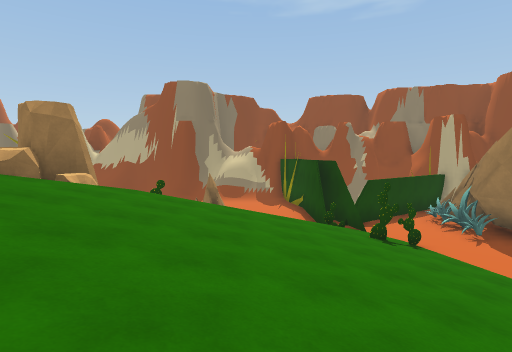
view 1 (above)

24 first-person views from a walk through a Unity game level. The camera is 1.5 m above the floor, tilts 4° down and sees 80° across. The floor is counted in squares, 2 m on a side. Each view is taken from the middle of a square. On the plan, view 1 faces up. The plan holds only what a view shows up to about 10 squares ahead; the rest is blank. The place goes on beyond the plan. The player is left out. Some animated figures are left out.

view 2
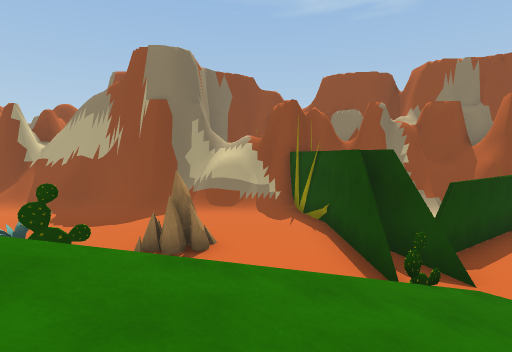

view 3
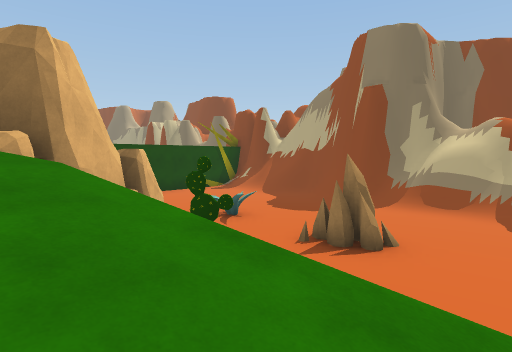

view 4
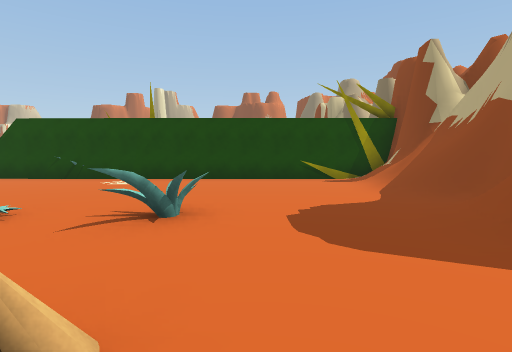

view 5
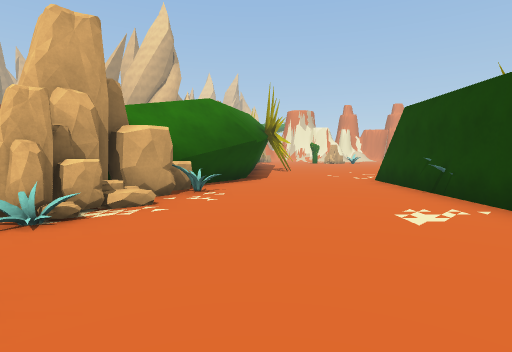

view 6
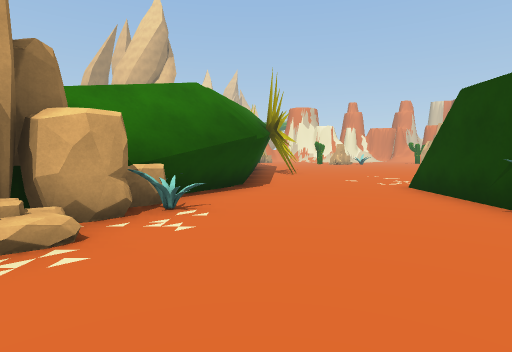

view 7
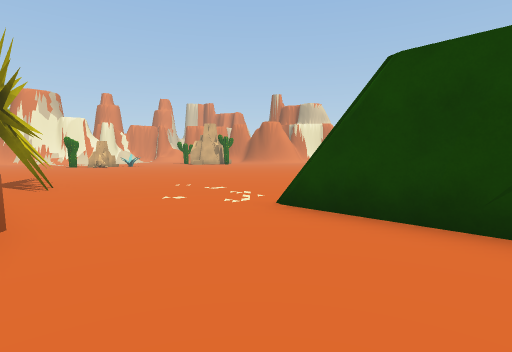

view 8
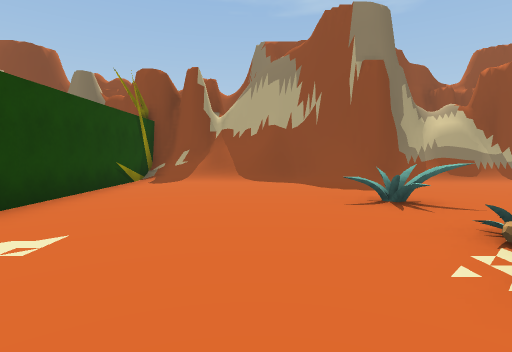

view 9
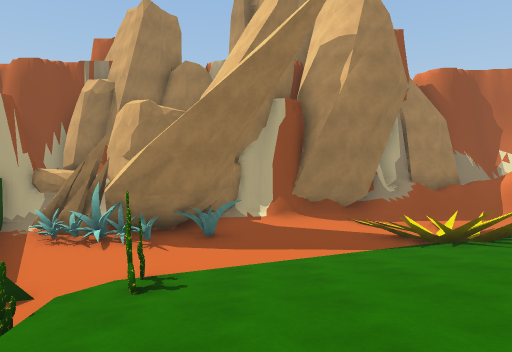

view 10
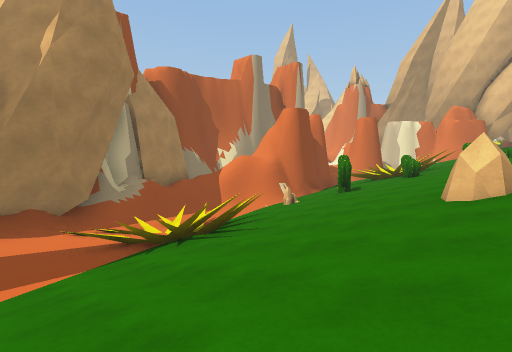

view 11
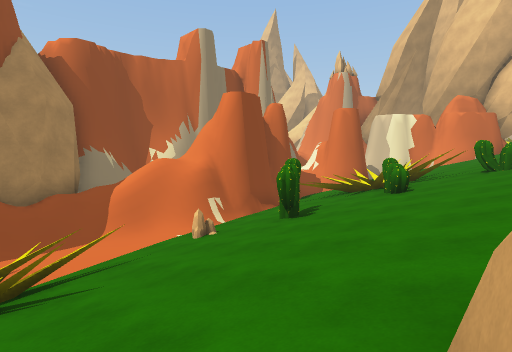

view 12
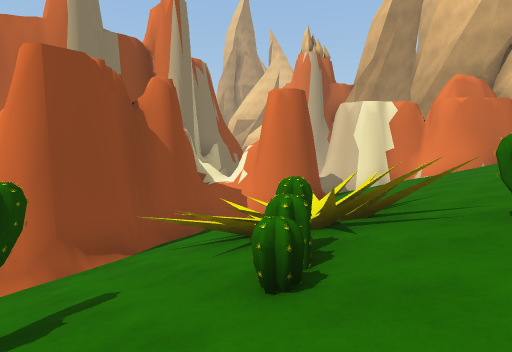

view 13
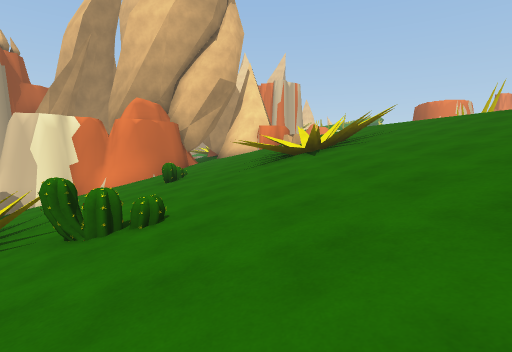

view 14
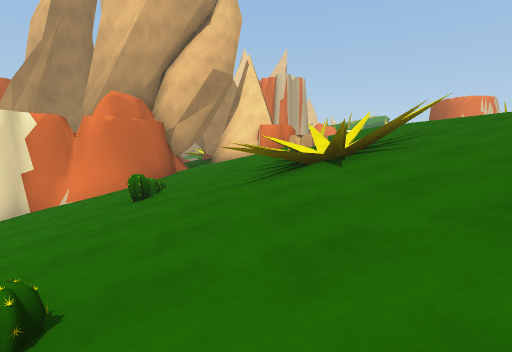

view 15
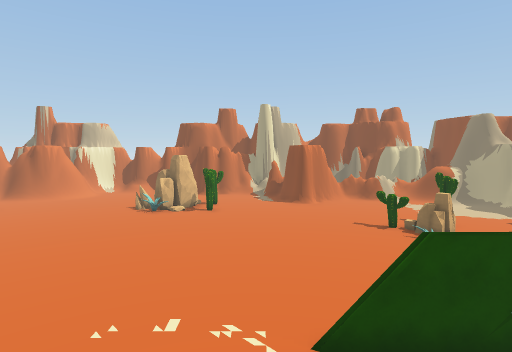

view 16
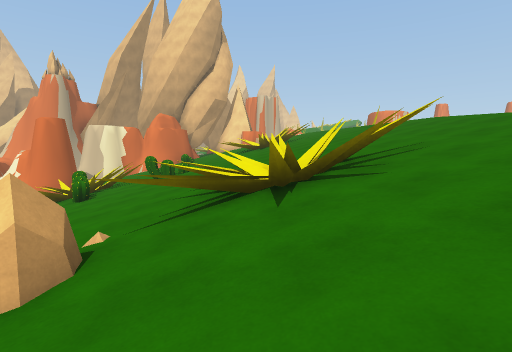

view 17
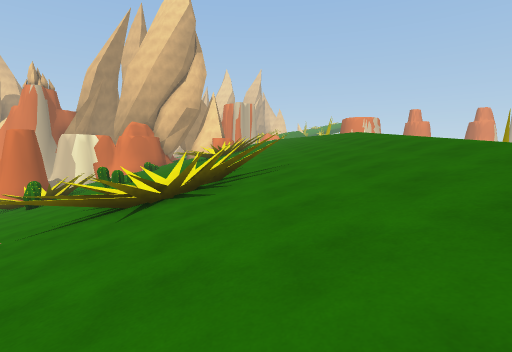

view 18
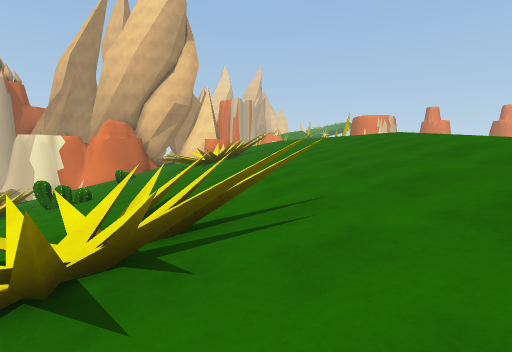

view 19
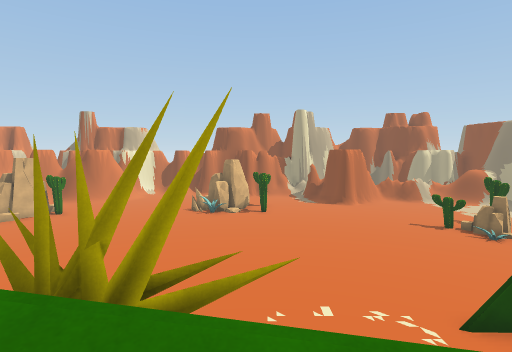

view 20
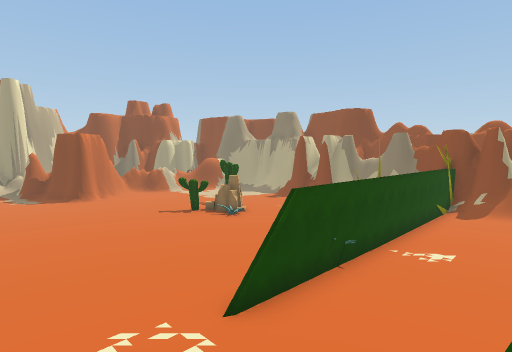

view 21
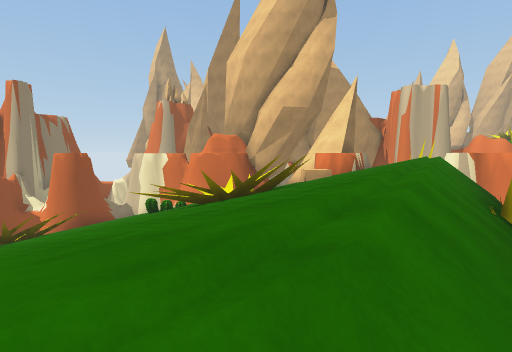

view 22
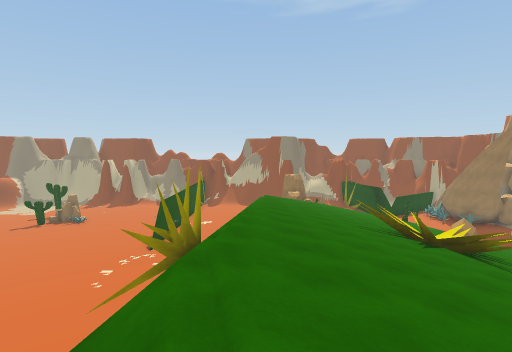

view 23
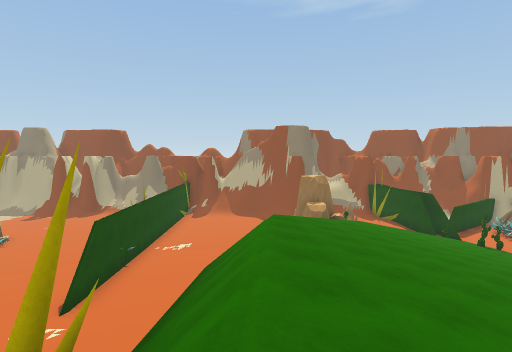

view 24
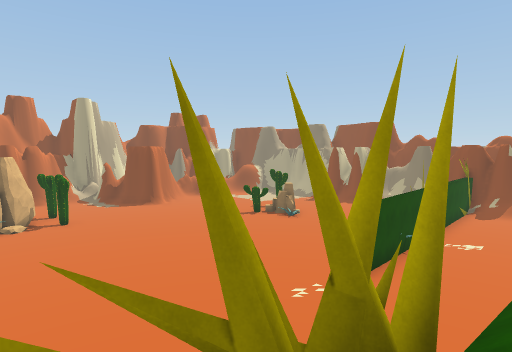

### Floor plan
Key: @ floor where view 1 was taken; # wall or solid block; . floor; / step, stairs or slope; = window, fence, low wall or low ledge; v drop or lower ground; O other object.
Columns run from 19 left of view 1 to 11 right of it. Each row starts with its distance up from view 1.
 15         ###//####
 14         ##/////#######
 13          #...........#
 12          #...........#   ###
 11          #...........# ###.#
 10          #....OO.OO..###.OO##
  9          #....O......##..O##
  8          #.....O  ...O/..O#
  7          #....OO   v=/O.O##
  6    ....  #....OOO /////..O###
  5    .....O#...OOOO///////.../#
  4    ......#...///////////.../#
  3   .......#...///////////.../#
  2  ........=..////////////#/./#
  1 ............///////////#////##
  0 ............///////@////=////#
 -1   ..........////////O/////=//#
 -2  .........../////###//////.//#
 -3 ...........#////#=##/////O.#/ #
 -4 ..........#. ////#=#///////#/ #
 -5    .........////////////O//#/
 -6    ....  ... //////////////##
 -7    ...    .. //////////O///#
 -8     ...     /////////O##/=/#
 -9     ...     //////////=////##
-10     ..      ///////////#/ /=#
-11             //////#////// ###
-12             /////#/#/O////#
-13             .///#=/////////
-14              ////// //////#
-15              ///////////###
-16              //// O////##

Positions as (right, up) in squares from view 1, and headings:
1: (0, 0), facing up
2: (0, 4), facing up
3: (1, 5), facing up-left
4: (-1, 11), facing left
5: (-7, 11), facing down
6: (-7, 9), facing down
7: (-7, 5), facing down-left
8: (-7, 5), facing up
9: (-1, 5), facing right
10: (0, 4), facing down-right
11: (1, 0), facing down-right
12: (2, -5), facing down-right
13: (0, -5), facing down
14: (0, -7), facing down
15: (-6, 1), facing left
16: (-1, 1), facing down
17: (-3, 2), facing down
18: (-3, -1), facing down
19: (-5, -2), facing left
20: (-7, -1), facing up-left
21: (-7, -8), facing down-right
22: (-6, -11), facing up
23: (-6, -5), facing up
24: (-7, -5), facing up-left
